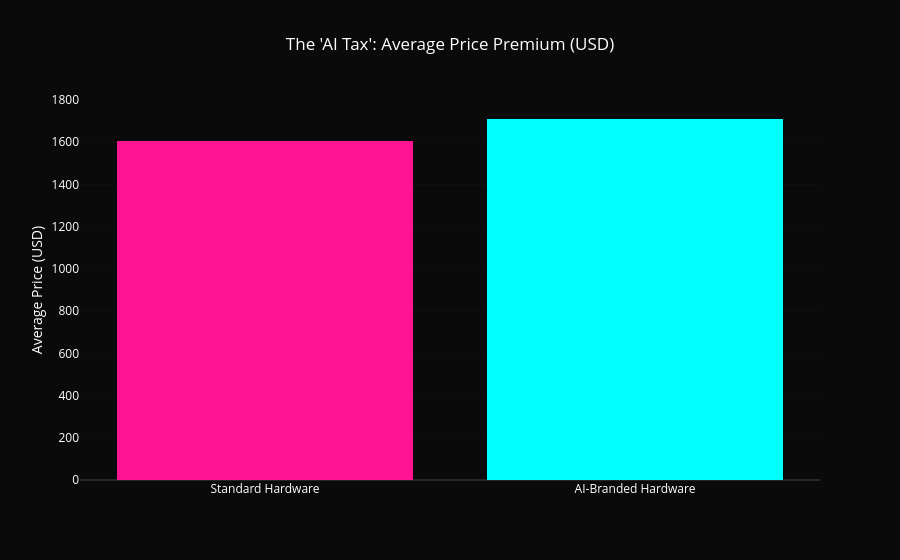

The notebook cell this image was saved under:
### Markdown cell above
## 5. The "AI Premium": Buzzword Analysis
2026 is dominated by "AI-Powered", "NPU", and "Neural Engine" marketing. Does the data support a price premium for laptops branded with these keywords?

### Code cell
import plotly.graph_objects as go
from wordcloud import WordCloud
import matplotlib.pyplot as plt

#  Re-Defining Missing Constants (from Section 1)
DARK_BG = "#0A0A0A"
VIBRANT_CYAN = "#00FFFF"
VIBRANT_PINK = "#FF1493"
TEXT_WHITE = "#FFFFFF"

# Plotly Default Template Setup
template = go.layout.Template()
template.layout.paper_bgcolor = DARK_BG
template.layout.plot_bgcolor = DARK_BG
template.layout.font.color = TEXT_WHITE

#  1. Extract AI keywords
ai_keywords = ['AI', 'NPU', 'Neural', 'Copilot+', 'Intelligence', 'Ray Tracing', 'DLSS']
df['Is_AI_Branded'] = df['title'].str.contains('|'.join(ai_keywords), case=False)

# Calculate Mean Price for Comparison
ai_price = df.groupby('Is_AI_Branded')['Price_USD'].mean()

#  2. Generate Bar Chart
fig = go.Figure()
fig.add_trace(go.Bar(x=['Standard Hardware', 'AI-Branded Hardware'], y=ai_price.values, 
                     marker_color=[VIBRANT_PINK, VIBRANT_CYAN]))

fig.update_layout(template=template, title="The 'AI Tax': Average Price Premium (USD)", 
                  yaxis_title="Average Price (USD)")
fig.show()

#  3. WordCloud Visualization
text = " ".join(title for title in df.title)
wordcloud = WordCloud(width=800, height=400, background_color=DARK_BG, 
                      colormap='cool', contour_width=1, 
                      contour_color=VIBRANT_CYAN).generate(text)

plt.figure(figsize=(15, 7), facecolor=DARK_BG)
plt.imshow(wordcloud, interpolation='bilinear')
plt.axis("off")
plt.show()

### Figure 1 — Plotly figure (JSON) as saved in the notebook; plotly's stock layout.template omitted (floating-point values rounded to 4 significant figures)
{"data": [{"marker": {"color": ["#FF1493", "#00FFFF"]}, "type": "bar", "x": ["Standard Hardware", "AI-Branded Hardware"], "y": [1606.0, 1710.0]}], "layout": {"title": {"text": "The 'AI Tax': Average Price Premium (USD)"}, "yaxis": {"title": {"text": "Average Price (USD)"}}}}
